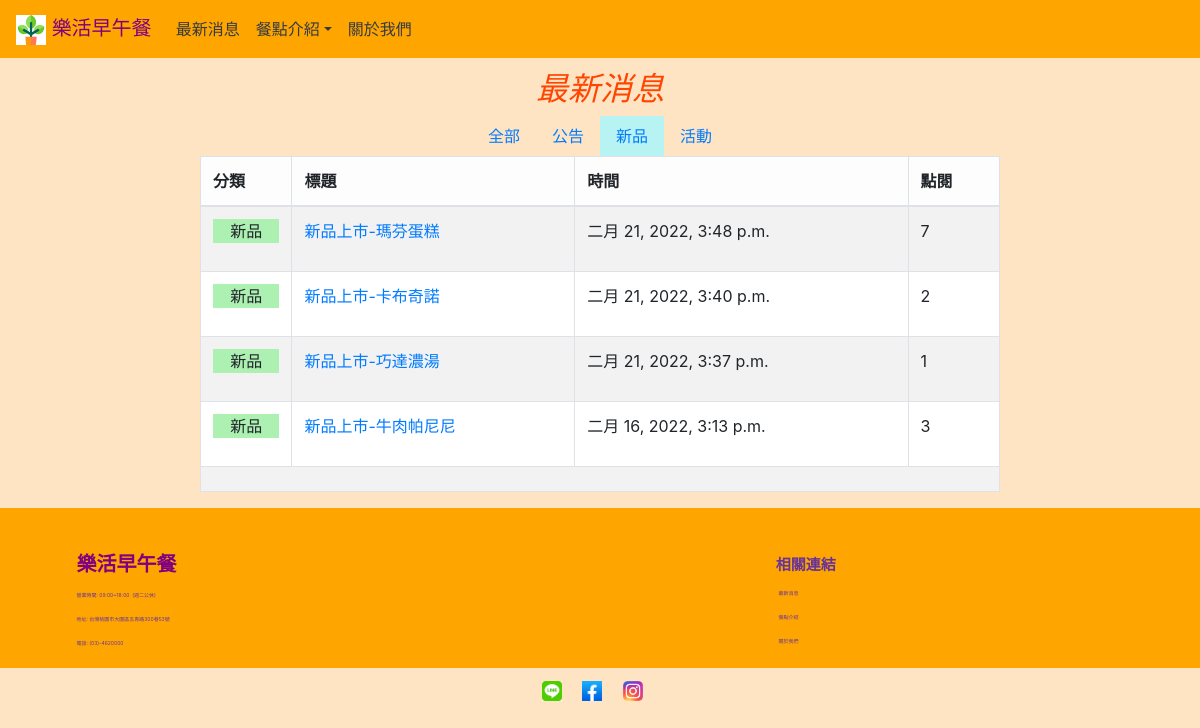
The page /information/新品/1/ on the database its author committed.
### myapp/models.py (models this page shows, shortened)
class NewsUnit(models.Model):
    classification = models.CharField(max_length=10,null=False)
    name = models.CharField(max_length=20,null=False)
    title = models.CharField(max_length=50,null=False)
    message = models.TextField(null=False)
    time = models.DateTimeField(null=False)
    enabled = models.BooleanField(default=False)
    press = models.IntegerField(default=0)

### myapp/views.py (the view, shortened to what this page needs)
# urls.py: path('information/',views.information),
def information(request,pageinfo=None,pageid=None):
    pagesize = 8
    int(pageid)
    page=pageid
    if pageinfo == '公告':
        start = (page-1)*pagesize
        newsunitsall = models.NewsUnit.objects.filter(enabled=False,classification="公告").order_by('-id')
        datasize = len(newsunitsall)
        totpage = math.ceil(datasize/pagesize)
        if start<datasize:
            newsunits = models.NewsUnit.objects.filter(enabled=False,classification="公告").order_by('-id')[start:(start+pagesize)]
    elif pageinfo == '新品':
        start = (page-1)*pagesize
        newsunitsall = models.NewsUnit.objects.filter(enabled=False,classification="新品").order_by('-id')
        datasize = len(newsunitsall)
        totpage = math.ceil(datasize/pagesize)
        if start<datasize:
            newsunits = models.NewsUnit.objects.filter(enabled=False,classification="新品").order_by('-id')[start:(start+pagesize)]
    currentpage = pageid
    return render(request,"information.html",locals())

### templates/information.html (shortened to what this page needs)
{% extends "base.html" %}
{% load static %}
{% block content %}
<div class="contentbox" style="margin-top: 70px;">
    <h2 align="center" style="font-family: 標楷體; color: orangered;"><em>最新消息</em></h2>
    <ul class="nav justify-content-center">
        <li class="nav-item">
            {% if pageinfo == "全部" %}
            <a class="nav-link" href="/information/全部/1/" style="background-color:rgb(184, 243, 243);">全部</a>
            {% else %}
            <a class="nav-link" href="/information/全部/1/">全部</a>
            {% endif %}
        </li>
        <li class="nav-item">
            {% if pageinfo == "公告" %}
            <a class="nav-link" href="/information/公告/1/" style="background-color:rgb(184, 243, 243);">公告</a>
            {% else %}
            <a class="nav-link" href="/information/公告/1/">公告</a>
            {% endif %}
        </li>
        <li class="nav-item">
            {% if pageinfo == "新品" %}
            <a class="nav-link" href="/information/新品/1/" style="background-color:rgb(184, 243, 243);">新品</a>
            {% else %}
            <a class="nav-link" href="/information/新品/1/">新品</a>
            {% endif %}
        </li>
        <li class="nav-item">
            {% if pageinfo == "活動" %}
            <a class="nav-link" href="/information/活動/1/" style="background-color:rgb(184, 243, 243);">活動</a>
            {% else %}
            <a class="nav-link" href="/information/活動/1/">活動</a>
            {% endif %}
        </li>
    </ul>
    <table class="table table-hover table-striped table-bordered" style=" width:800px; background-color: white;" align="center">
        <thead class="table-light">
            <tr>
                <th>分類</th>
                <th>標題</th>
                <th>時間</th>
                <th>點閱</th>
            </tr>
        </thead>
        {% for unit in newsunits %}
            {% if unit.classification == "公告" %}
                <tr>
                    <td align="center"><p style="background-color: rgb(240, 172, 172);">{{ unit.classification }}</p></td>
                    <td><a href="/infodetail/{{ unit.id }}">{{ unit.title }}</a></td>
                    <td>{{ unit.time }}</td>
                    <td>{{ unit.press }}</td>
                </tr>
            {% elif unit.classification == "新品" %}
                <tr>
                    <td align="center"><p style="background-color: rgb(172, 240, 178);">{{ unit.classification }}</p></td>
                    <td><a href="/infodetail/{{ unit.id }}">{{ unit.title }}</a></td>
                    <td>{{ unit.time }}</td>
                    <td>{{ unit.press }}</td>
                </tr>
            {% endif %}
        {% endfor %}
        <tr>
            <td colspan="4" align="center" >
            </td>
        </tr>
    </table>
</div>
{% endblock %}

### rows shown on the page
NewsUnit: classification "新品", title "新品上市-瑪芬蛋糕", time "二月 21, 2022, 3:48 p.m.", press "7"
NewsUnit: classification "新品", title "新品上市-卡布奇諾", time "二月 21, 2022, 3:40 p.m.", press "2"
NewsUnit: classification "新品", title "新品上市-巧達濃湯", time "二月 21, 2022, 3:37 p.m.", press "1"
NewsUnit: classification "新品", title "新品上市-牛肉帕尼尼", time "二月 16, 2022, 3:13 p.m.", press "3"
